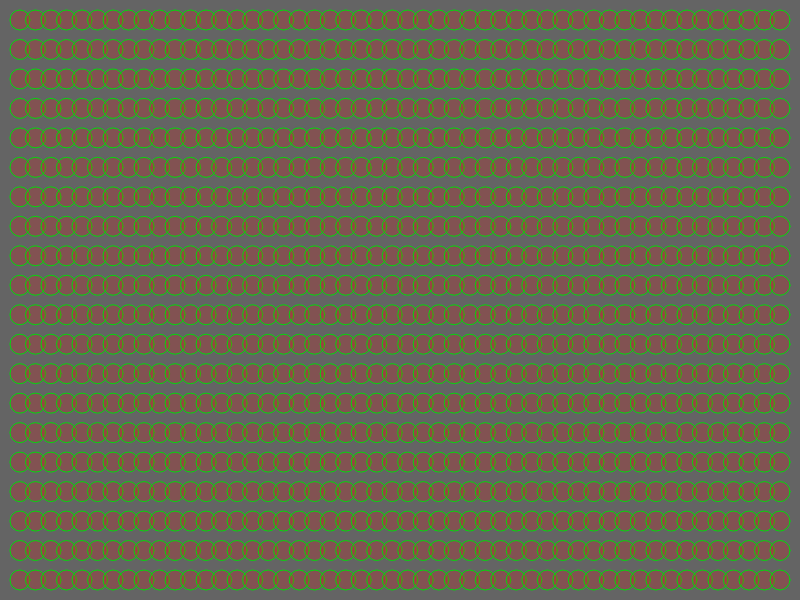
Frame 1 (no input)
Frame 60 (no input): identical to frame 1, image omitted
Frame 120 (the mouse pressed at the canvas centre since frame 60): identical to frame 1, image omitted

The p5.js sketch that drew this single still picture (run headless with seeded random() and noise() and a simulated clock; from frame 60 on, the mouse is pressed at the canvas centre):

// p5.js sketch
// ── sketch.js
/*
 * Creation & Computation - Digital Futures, OCAD University
 * Kate Hartman / Nick Puckett
 * 
 * Make a Grid of shapes
 * User may specify how many in each direction and the margin around them
 * This method uses map() to space them evenly
 */



var totalX = 50;
var totalY = 20;
var margin = 20;
var circRad = 20;

function setup()
{
createCanvas(800,600);

}


function draw()
{
	background(100);

	for (var x = 1; x<=totalX; x++)
	{
		for (var y = 1; y<=totalY; y++)
		{
			var gridX = map(x,1,totalX,margin,(width-margin));
			var gridY = map(y,1,totalY,margin,(height-margin));


			fill(255,10,10,50);
			stroke(0,220,10);

			ellipse(gridX,gridY,circRad,circRad);

		}	


	}



}
